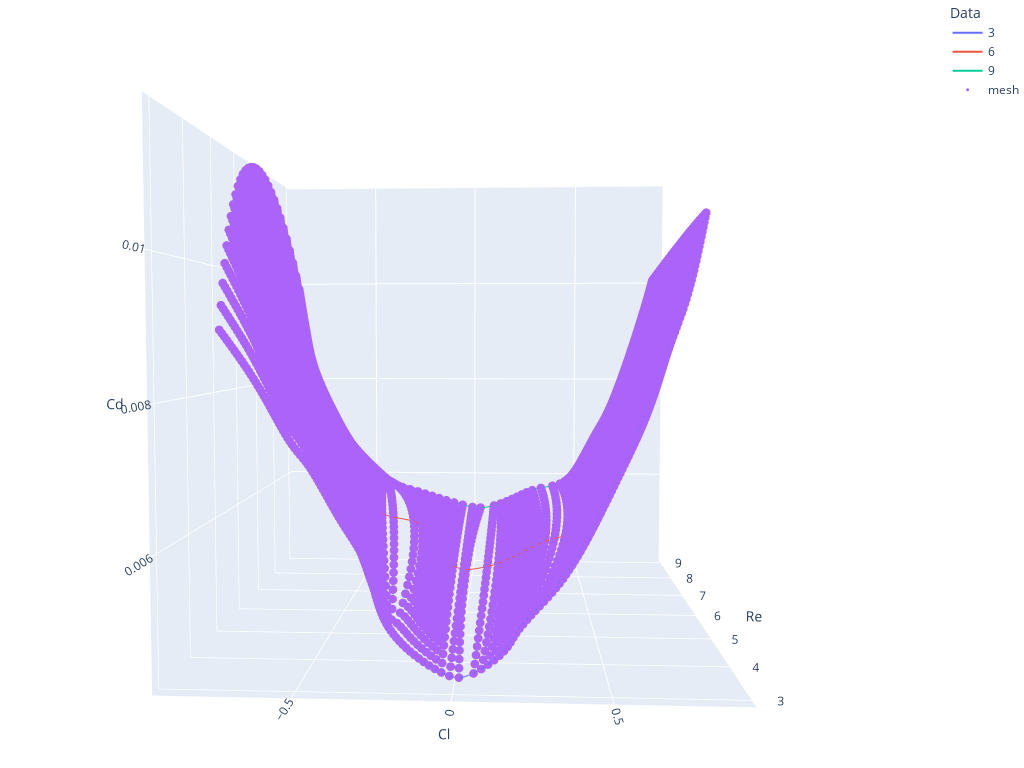

Notebook source saved alongside this figure:
### Code cell
y_vals = np.linspace(3, 9, 31)
mesh = densing(y_vals)
plot3d()

### Figure 1 — Plotly figure (JSON) as saved in the notebook; plotly's stock layout.template omitted (floating-point values rounded to 4 significant figures; data arrays with more than 128 entries replaced by an {"elided": "..."} marker saying what was removed)
{"data": [{"mode": "lines", "name": "3", "type": "scatter3d", "x": {"elided": "151 float values"}, "y": {"elided": "151 int values"}, "z": {"elided": "151 float values"}}, {"mode": "lines", "name": "6", "type": "scatter3d", "x": {"elided": "172 float values"}, "y": {"elided": "172 int values"}, "z": {"elided": "172 float values"}}, {"mode": "lines", "name": "9", "type": "scatter3d", "x": {"elided": "178 float values"}, "y": {"elided": "178 int values"}, "z": {"elided": "178 float values"}}, {"marker": {"size": 3}, "mode": "markers", "name": "mesh", "type": "scatter3d", "x": {"elided": "6262 float values"}, "y": {"elided": "6262 float values"}, "z": {"elided": "6262 float values"}}], "layout": {"height": 768, "legend": {"font": {"size": 12}, "itemsizing": "trace", "title": {"text": "Data"}}, "margin": {"b": 0, "l": 0, "r": 0, "t": 0}, "scene": {"camera": {"eye": {"x": 0.1, "y": -2, "z": 0.1}}, "xaxis": {"title": {"text": "Cl"}}, "yaxis": {"title": {"text": "Re"}}, "zaxis": {"title": {"text": "Cd"}}}, "width": 1024}}
